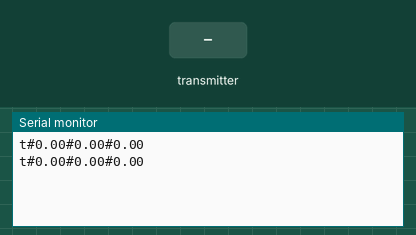
Recording of a sketch running on a simulated Arduino Uno, built with avr-gcc and run on an emulated ATmega328P. On the bench: the last lines printed to the serial monitor. Inputs (shaded band) come from the test bench. No radio packets arrive unless stated.

Above: at 1.2 s.
1.3 s: the transmitter starts sending W = 0
At 2.02 s:
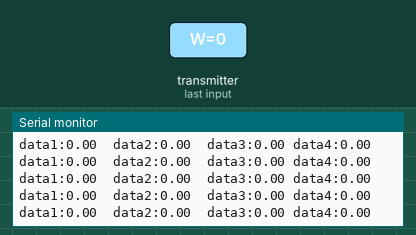
3.0 s: the transmitter starts sending X = 25
At 3.12 s:
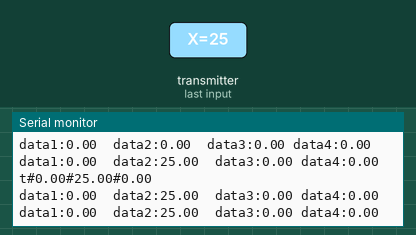
4.5 s: the transmitter starts sending Y = 25
At 4.62 s:
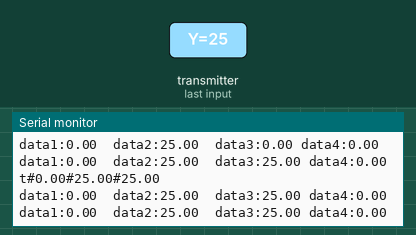
6.0 s: the transmitter starts sending Z = 25
At 6.12 s:
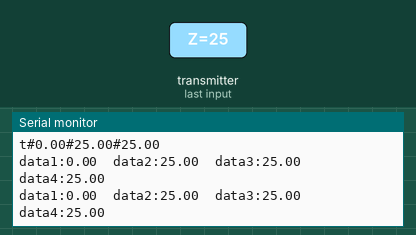
7.5 s: the transmitter starts sending W = 25
At 7.62 s:
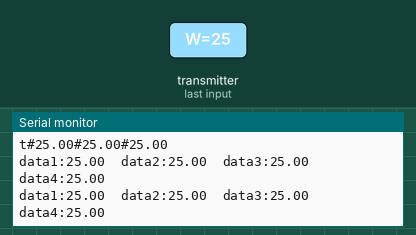
9.0 s: the transmitter starts sending X = 0
At 9.12 s:
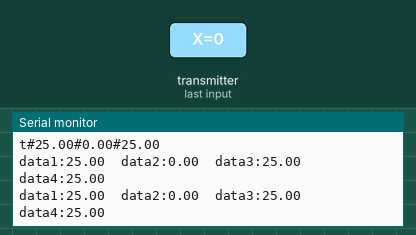

The sketch:

NRF4Rec.ino
```cpp
// http://www.bajdi.com
// Sending a struct with the nRF24L01 module
// Data to be sent is the reading of 2 analog pins
// Data received is the analog reading of 2 pins on the other Arduino

#include <SoftwareSerial.h>
#include <SPI.h>
#include "nRF24L01.h"
#include "RF24.h"

SoftwareSerial kirim(5,6);

int period=500;

typedef struct{
  float W;
  float X;
  float Y;
  float Z;
}
B_t;


B_t duino2;

RF24 radio(9,10);   // make sure this corresponds to the pins you are using
const uint64_t pipes[2] = {
  0xF0F0F0F0E1LL, 0xF0F0F0F0D2LL };

unsigned long time_now = 0;

void setup()
{
  Serial.begin(57600);
  radio.begin();
  radio.openWritingPipe(pipes[1]);
  radio.setPALevel(RF24_PA_MIN);
  radio.openReadingPipe(1,pipes[0]);
  radio.startListening();
  kirim.begin(9600);
}

void loop(void)
{
  // we need data to sent...

  // end of analog reading

  // radio stuff
  if ( radio.available() ){
     radio.read( &duino2, sizeof(duino2) );
     Serial.print("data1:");
     Serial.print(duino2.W);
     Serial.print("\t");
     Serial.print("data2:");
     Serial.print(duino2.X);
     Serial.print("\t");
     Serial.print("data3:");
     Serial.print(duino2.Y);
     Serial.print(" ");
     Serial.print("data4:");
     Serial.println(duino2.Z);
  }

  if((unsigned long)(millis() - time_now)>period){
    time_now = millis();

    kirim.println("t#"+ String(duino2.W) + "#" + String(duino2.X) + "#" + String(duino2.Y) );
    Serial.println("t#"+ String(duino2.W) + "#" + String(duino2.X) + "#" + String(duino2.Y) );
  }


  // end of radio stuff

  // serial print received data

  // end of serial printing
}
```

Measured:
- after the input at 1.3 s, the serial monitor: prints a new line at once (image 1)
- after the input at 3.0 s, the serial monitor: prints a new line at once (image 2)
- after the input at 4.5 s, the serial monitor: prints a new line at once (image 3)
- after the input at 6.0 s, the serial monitor: prints a new line at once (image 4)
- after the input at 7.5 s, the serial monitor: prints a new line at once (image 5)
- after the input at 9.0 s, the serial monitor: prints a new line at once (image 6)
